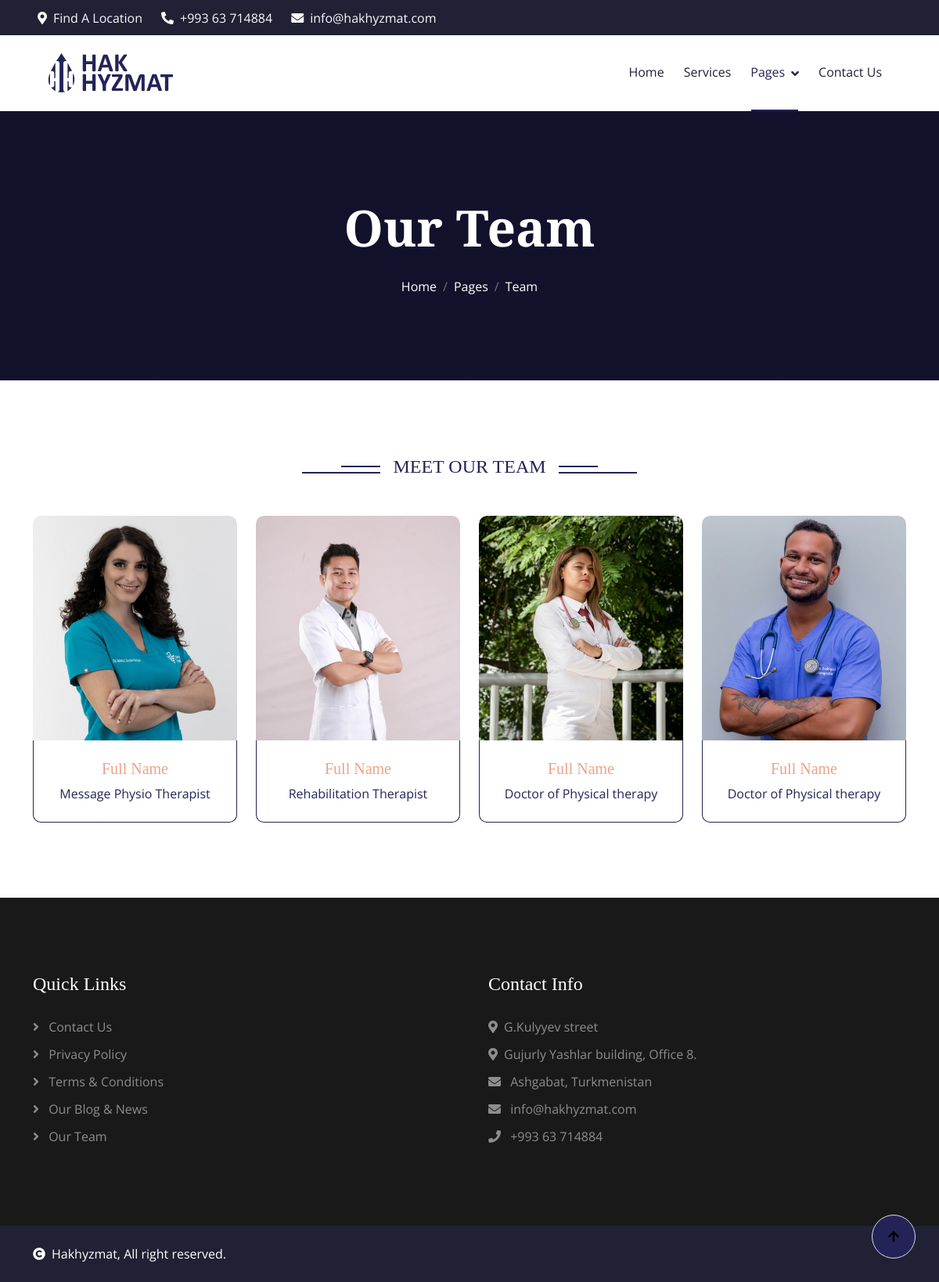
Page /team/ on the committed database.
### main/models/team.py (models this page shows, shortened)
class Team(models.Model):
    name = models.CharField(max_length=255)
    description = models.TextField()
    image = models.ImageField(upload_to='team_images/')
    created_at = models.DateTimeField(auto_now_add=True)
    updated_at = models.DateTimeField(auto_now=True)
    class Meta:
        verbose_name = 'Team'
        verbose_name_plural = 'Teams'

### main/views/team.py (the view)
# urls.py: path('team/', team, name='team'),
def team(request):
    teams = Team.objects.all()
    data = {
        'teams': teams,
    }
    return render(request, 'main/team/base.html', data)

### templates/main/team/base.html
{% extends 'main/layout/base.html' %}
{% block content %}
    {% include 'main/navbar/navbar.html' %}
    {% include 'main/navbar/header.html' %}
    {% include 'main/team/team.html' %}
{% endblock %}

### templates/main/team/team.html
{% load static %}
<div class="container-fluid team py-5">
  <div class="container py-5">
    <div class="section-title mb-5 wow fadeInUp" data-wow-delay="0.1s">
      <div class="sub-style">
        <h4 class="sub-title px-3 mb-0">Meet our team</h4>
      </div>
    </div>
    <div class="row g-4 justify-content-center">
      {% for team in teams %}
      <div
        class="col-md-6 col-lg-6 col-xl-3 wow fadeInUp"
        data-wow-delay="0.1s"
      >
        <div class="team-item rounded">
          <div class="team-img rounded-top h-100">
            <img
              src="{{ team.image.url }}"
              class="img-fluid rounded-top w-100"
              alt=""
            />
          </div>
          <div
            class="team-content text-center border border-primary border-top-0 rounded-bottom p-4"
          >
            <h5>{{ team.name }}</h5>
            <p class="mb-0">
            {% if team.description|length > 26 %}
                  {{ team.description|slice:":26" }}...
            {% else %}
                {{ team.description }}
            {% endif %}
            </p>
          </div>
        </div>
      </div>
      {% endfor %}
    </div>
  </div>
</div>

### static/main/css/style.css (style rules this page uses)
.section-title { max-width: 900px; text-align: center; margin: 0 auto; }
.section-title .sub-style { position: relative; display: inline-block; text-transform: uppercase; color: #242358; }
.section-title .sub-style::before { content: ""; width: 100px; position: absolute; top: 50%; left: 0; transform: translateY(-50%); margin-top: 8px; margin-left: -100px; border: 1px solid #242358 !important; }
.section-title .sub-style::after { content: ""; width: 50px; position: absolute; top: 50%; left: 0; transform: translateY(-50%); margin-bottom: 5px; margin-left: -50px; border: 1px solid #242358 !important; }
.sub-title { position: relative; display: inline-block; text-transform: uppercase; color: #242358; }
.sub-title::before { content: ""; width: 100px; position: absolute; top: 50%; right: 0; transform: translateY(-50%); margin-top: 8px; margin-right: -100px; border: 1px solid #242358 !important; }
.sub-title::after { content: ""; width: 50px; position: absolute; top: 50%; right: 0; transform: translateY(-50%); margin-bottom: 8px; margin-right: -50px; border: 1px solid #242358 !important; }
.team .team-item .team-img { position: relative; overflow: hidden; }
.team .team-item .team-img::before { position: absolute; content: ""; width: 100%; height: 100%; top: 0; left: 0; border-top-right-radius: 10px; border-top-left-radius: 10px; transition: 0.5s; }
.team .team-item .team-content { color: #242358; transition: 0.5s; }
.team .team-item .team-content h5 { color: var(--bs-secondary); transition: 0.5s; }

### rows in the picture
Team: image (picture), name "Full Name", description "Message Physio Therapist"
Team: image (picture), name "Full Name", description "Rehabilitation Therapist"
Team: image (picture), name "Full Name", description "Doctor of Physical therapy"
Team: image (picture), name "Full Name", description "Doctor of Physical therapy"
